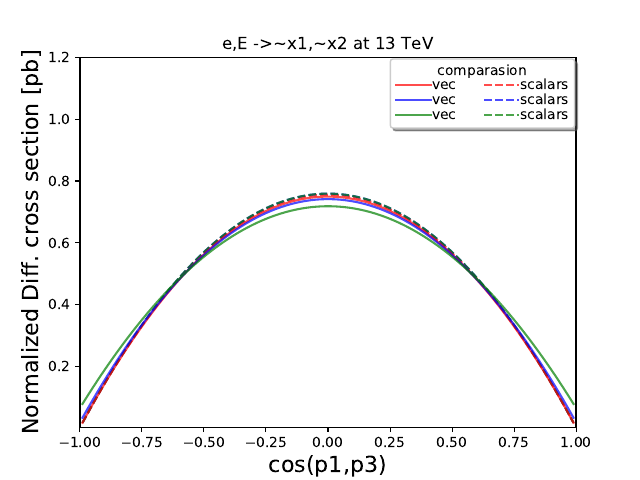

Python code for this plot:
import os
import matplotlib.pyplot as plt
import numpy as np
from math import exp, log, sqrt
from scipy import interpolate
#--------------- data input -----------------------#
ys100 = np.genfromtxt('s100.tab',dtype=float, comments='#',unpack=True)
cs100 = 7.6E-05 #(pb)#
ys500 = np.genfromtxt('s500.tab',dtype=float, comments='#',unpack=True)
cs500 =  7.5E-05 #(pb)#
ys1000 = np.genfromtxt('s1000.tab',dtype=float, comments='#',unpack=True)
cs1000 = 7.3E-05 #(pb)#

yv100 = np.genfromtxt('v100.tab',dtype=float, comments='#',unpack=True)
cv100 = 5443.29 #(pb)#
yv500 = np.genfromtxt('v500.tab',dtype=float, comments='#',unpack=True)
cv500 = 9.022 #(pb)#
yv1000 = np.genfromtxt('v1000.tab',dtype=float, comments='#',unpack=True)
cv1000 = 0.5975 #(pb)#

#fig, ax = plt.subplots(figsize=(6,3.8))
#plt.subplots_adjust(bottom=0.20,right=0.75,left=0.15)
plt.title('e,E ->~x1,~x2 at 13 TeV')
plt.xlabel('cos(p1,p3)',fontsize=16)
plt.ylabel('Normalized Diff. cross section [pb]',fontsize=16)
plt.xscale('linear')
plt.yscale('linear')
xmin=-9.990000E-01
xmax=9.990000E-01
plt.xlim(xmin,xmax)
plt.ylim(2.441050E-03,1.2)
xfirst=xmin+0.5*(xmax-xmin)/100
xlast=xmax -0.5*(xmax-xmin)/100
x0=np.linspace(xfirst,xlast,100)

ps100, = plt.plot(x0, ys100/cs100, alpha=0.7, label='scalars', linestyle='--', color= 'red')
ps500, = plt.plot(x0, ys500/cs500,alpha=0.7, label='scalars', linestyle='--', color= 'blue')
ps1000, = plt.plot(x0, ys1000/cs1000,alpha=0.7, label='scalars', linestyle='--', color= 'green')

pv100, = plt.plot(x0, yv100/cv100, alpha=0.7, label='vec', linestyle='-', color= 'red')
pv500, = plt.plot(x0, yv500/cv500,alpha=0.7, label='vec', linestyle='-', color= 'blue')
pv1000, = plt.plot(x0, yv1000/cv1000,alpha=0.7, label='vec', linestyle='-', color= 'green')

legend = plt.legend(handles=[pv100, pv500, pv1000, ps100, ps500, ps1000], loc="upper right", title="comparasion" ,ncol=2, handlelength=2.5, borderaxespad=0.1, fancybox=True, shadow=True, fontsize = 10, labelspacing=0.1, handletextpad=0.1) # bbox_to_anchor=(1.5, 1.2))

plt.savefig('sv.pdf')
plt.show()
